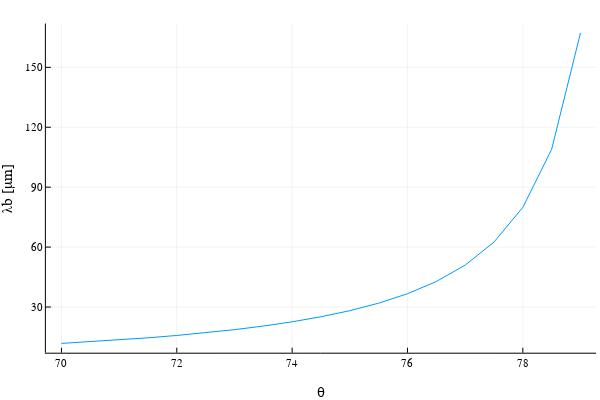

Notebook cell for this chart:
### Code cell
plot(θA ,λbn.(θAr,ϕr)./1000,label="",xlabel = "θ",ylabel="λb [μm]")

### Figure 1 — Plotly figure (JSON) as saved in the notebook; plotly's stock layout.template omitted (floating-point values rounded to 4 significant figures)
{"data": [{"colorbar": {"len": 0.9143, "title": {"text": ""}, "x": 0.9934, "y": 0.533}, "legendgroup": "", "line": {"color": "rgba(0, 154, 250, 1.000)", "dash": "solid", "shape": "linear", "width": 1}, "mode": "lines", "name": "", "showlegend": false, "type": "scatter", "x": [70, 70.5, 71, 71.5, 72, 72.5, 73, 73.5, 74, 74.5, 75, 75.5, 76, 76.5, 77, 77.5, 78, 78.5, 79], "xaxis": "x", "y": [11.79, 12.62, 13.54, 14.58, 15.76, 17.11, 18.66, 20.47, 22.59, 25.12, 28.18, 31.93, 36.66, 42.77, 50.97, 62.5, 79.88, 108.9, 167.3], "yaxis": "y"}], "layout": {"annotations": [], "height": 400, "legend": {"bgcolor": "rgba(255, 255, 255, 1.000)", "bordercolor": "rgba(0, 0, 0, 1)", "borderwidth": 1, "font": {"color": "rgba(0, 0, 0, 1)", "family": "sans-serif", "size": 11}, "title": {"font": {"color": "rgba(0, 0, 0, 1)", "family": "sans-serif", "size": 15}, "text": ""}, "tracegroupgap": 0, "traceorder": "normal", "x": 1, "xanchor": "auto", "y": 1, "yanchor": "auto"}, "margin": {"b": 20, "l": 0, "r": 0, "t": 20}, "paper_bgcolor": "rgba(255, 255, 255, 1.000)", "plot_bgcolor": "rgba(255, 255, 255, 1.000)", "showlegend": true, "width": 600, "xaxis": {"anchor": "y", "domain": [0.07647, 0.9934], "gridcolor": "rgba(0, 0, 0, 0.1)", "gridwidth": 0.5, "linecolor": "rgba(0, 0, 0, 1)", "mirror": false, "range": [69.73, 79.27], "showgrid": true, "showline": true, "showticklabels": true, "tickangle": 0, "tickcolor": "rgb(0, 0, 0)", "tickfont": {"color": "rgba(0, 0, 0, 1)", "family": "sans-serif", "size": 11}, "tickmode": "array", "ticks": "inside", "ticktext": ["70", "72", "74", "76", "78"], "tickvals": [70, 72, 74, 76, 78], "title": {"font": {"color": "rgba(0, 0, 0, 1)", "family": "sans-serif", "size": 15}, "text": "θ"}, "type": "linear", "visible": true, "zeroline": false, "zerolinecolor": "rgba(0, 0, 0, 1)"}, "yaxis": {"anchor": "x", "domain": [0.07581, 0.9902], "gridcolor": "rgba(0, 0, 0, 0.1)", "gridwidth": 0.5, "linecolor": "rgba(0, 0, 0, 1)", "mirror": false, "range": [7.128, 171.9], "showgrid": true, "showline": true, "showticklabels": true, "tickangle": 0, "tickcolor": "rgb(0, 0, 0)", "tickfont": {"color": "rgba(0, 0, 0, 1)", "family": "sans-serif", "size": 11}, "tickmode": "array", "ticks": "inside", "ticktext": ["30", "60", "90", "120", "150"], "tickvals": [30, 60, 90, 120, 150], "title": {"font": {"color": "rgba(0, 0, 0, 1)", "family": "sans-serif", "size": 15}, "text": "λb [μm]"}, "type": "linear", "visible": true, "zeroline": false, "zerolinecolor": "rgba(0, 0, 0, 1)"}}}
